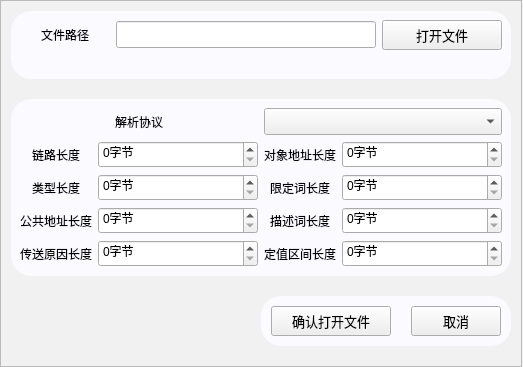
            <widget class="QWidget" name="openPage">
             <property name="styleSheet">
              <string notr="true">#frame_5 {
background-color:#f1f1f1;
}

#frame_6 {
background-color:#fafaff;
border:none;
border-radius:20px;
}

#frame_7 {
background-color:#fafaff;
border:none;
border-radius:20px;
}

#frame_8 {
background-color:#fafaff;
border:none;
border-radius:20px;
}</string>
             </property>
             <layout class="QHBoxLayout" name="horizontalLayout_6">
              <property name="spacing">
               <number>0</number>
              </property>
              <property name="leftMargin">
               <number>0</number>
              </property>
              <property name="topMargin">
               <number>0</number>
              </property>
              <property name="rightMargin">
               <number>1</number>
              </property>
              <property name="bottomMargin">
               <number>0</number>
              </property>
              <item>
               <widget class="QFrame" name="frame_5">
                <property name="styleSheet">
                 <string notr="true"/>
                </property>
                <property name="frameShape">
                 <enum>QFrame::StyledPanel</enum>
                </property>
                <property name="frameShadow">
                 <enum>QFrame::Raised</enum>
                </property>
                <layout class="QVBoxLayout" name="verticalLayout_12">
                 <property name="spacing">
                  <number>20</number>
                 </property>
                 <property name="leftMargin">
                  <number>10</number>
                 </property>
                 <property name="topMargin">
                  <number>10</number>
                 </property>
                 <property name="rightMargin">
                  <number>10</number>
                 </property>
                 <property name="bottomMargin">
                  <number>20</number>
                 </property>
                 <item>
                  <widget class="QFrame" name="frame_6">
                   <property name="maximumSize">
                    <size>
                     <width>16777215</width>
                     <height>120</height>
                    </size>
                   </property>
                   <property name="frameShape">
                    <enum>QFrame::StyledPanel</enum>
                   </property>
                   <property name="frameShadow">
                    <enum>QFrame::Raised</enum>
                   </property>
                   <layout class="QGridLayout" name="gridLayout">
                    <item row="0" column="1">
                     <widget class="QLineEdit" name="lineEdit">
                      <property name="minimumSize">
                       <size>
                        <width>0</width>
                        <height>27</height>
                       </size>
                      </property>
                      <property name="toolTip">
                       <string>选择要打开的报文文件</string>
                      </property>
                      <property name="readOnly">
                       <bool>false</bool>
                      </property>
                     </widget>
                    </item>
                    <item row="0" column="0">
                     <widget class="QLabel" name="label_6">
                      <property name="minimumSize">
                       <size>
                        <width>90</width>
                        <height>0</height>
                       </size>
                      </property>
                      <property name="text">
                       <string>文件路径</string>
                      </property>
                      <property name="alignment">
                       <set>Qt::AlignCenter</set>
                      </property>
                     </widget>
                    </item>
                    <item row="0" column="2">
                     <widget class="QPushButton" name="fileOpenBtn">
                      <property name="minimumSize">
                       <size>
                        <width>120</width>
                        <height>30</height>
                       </size>
                      </property>
                      <property name="maximumSize">
                       <size>
                        <width>16777215</width>
                        <height>16777215</height>
                       </size>
                      </property>
                      <property name="sizeIncrement">
                       <size>
                        <width>0</width>
                        <height>0</height>
                       </size>
                      </property>
                      <property name="font">
                       <font>
                        <pointsize>10</pointsize>
                       </font>
                      </property>
                      <property name="styleSheet">
                       <string notr="true"/>
                      </property>
                      <property name="text">
                       <string>打开文件</string>
                      </property>
                     </widget>
                    </item>
                    <item row="1" column="1">
                     <widget class="QLabel" name="tipLabel">
                      <property name="maximumSize">
                       <size>
                        <width>16777215</width>
                        <height>40</height>
                       </size>
                      </property>
                      <property name="text">
                       <string/>
                      </property>
                      <property name="alignment">
                       <set>Qt::AlignRight|Qt::AlignTop|Qt::AlignTrailing</set>
                      </property>
                     </widget>
                    </item>
                   </layout>
                  </widget>
                 </item>
                 <item>
                  <widget class="QFrame" name="frame_7">
                   <property name="frameShape">
                    <enum>QFrame::StyledPanel</enum>
                   </property>
                   <property name="frameShadow">
                    <enum>QFrame::Raised</enum>
                   </property>
                   <layout class="QGridLayout" name="gridLayout_2">
                    <item row="1" column="3">
                     <widget class="QSpinBox" name="oaLength">
                      <property name="minimumSize">
                       <size>
                        <width>160</width>
                        <height>27</height>
                       </size>
                      </property>
                      <property name="maximumSize">
                       <size>
                        <width>1000</width>
                        <height>27</height>
                       </size>
                      </property>
                      <property name="toolTip">
                       <string>对象地址长度设置</string>
                      </property>
                      <property name="suffix">
                       <string>字节</string>
                      </property>
                     </widget>
                    </item>
                    <item row="3" column="1">
                     <widget class="QSpinBox" name="caLength">
                      <property name="minimumSize">
                       <size>
                        <width>160</width>
                        <height>27</height>
                       </size>
                      </property>
                      <property name="maximumSize">
                       <size>
                        <width>1000</width>
                        <height>27</height>
                       </size>
                      </property>
                      <property name="toolTip">
                       <string>公共地址长度设置</string>
                      </property>
                      <property name="suffix">
                       <string>字节</string>
                      </property>
                     </widget>
                    </item>
                    <item row="1" column="1" alignment="Qt::AlignVCenter">
                     <widget class="QSpinBox" name="linkLength">
                      <property name="minimumSize">
                       <size>
                        <width>160</width>
                        <height>27</height>
                       </size>
                      </property>
                      <property name="maximumSize">
                       <size>
                        <width>1000</width>
                        <height>27</height>
                       </size>
                      </property>
                      <property name="toolTip">
                       <string>链路长度设置</string>
                      </property>
                      <property name="suffix">
                       <string>字节</string>
                      </property>
                      <property name="prefix">
                       <string/>
                      </property>
                     </widget>
                    </item>
                    <item row="3" column="2">
                     <widget class="QLabel" name="label_13">
                      <property name="text">
                       <string>描述词长度</string>
                      </property>
                      <property name="alignment">
                       <set>Qt::AlignCenter</set>
                      </property>
                     </widget>
                    </item>
                    <item row="0" column="0" colspan="2">
                     <widget class="QLabel" name="label_15">
                      <property name="text">
                       <string>解析协议</string>
                      </property>
                      <property name="alignment">
                       <set>Qt::AlignCenter</set>
                      </property>
                     </widget>
                    </item>
                    <item row="1" column="2">
                     <widget class="QLabel" name="label_8">
                      <property name="maximumSize">
                       <size>
                        <width>120</width>
                        <height>16777215</height>
                       </size>
                      </property>
                      <property name="text">
                       <string>对象地址长度</string>
                      </property>
                      <property name="alignment">
                       <set>Qt::AlignCenter</set>
                      </property>
                     </widget>
                    </item>
                    <item row="4" column="1">
                     <widget class="QSpinBox" name="cotLength">
                      <property name="minimumSize">
                       <size>
                        <width>160</width>
                        <height>27</height>
                       </size>
                      </property>
                      <property name="maximumSize">
                       <size>
                        <width>1000</width>
                        <height>27</height>
                       </size>
                      </property>
                      <property name="toolTip">
                       <string>传送原因长度设置</string>
                      </property>
                      <property name="suffix">
                       <string>字节</string>
                      </property>
                     </widget>
                    </item>
                    <item row="2" column="3">
                     <widget class="QSpinBox" name="qualiferLength">
                      <property name="minimumSize">
                       <size>
                        <width>160</width>
                        <height>27</height>
                       </size>
                      </property>
                      <property name="maximumSize">
                       <size>
                        <width>1000</width>
                        <height>27</height>
                       </size>
                      </property>
                      <property name="toolTip">
                       <string>限定词长度设置</string>
                      </property>
                      <property name="suffix">
                       <string>字节</string>
                      </property>
                     </widget>
                    </item>
                    <item row="3" column="0">
                     <widget class="QLabel" name="label_11">
                      <property name="text">
                       <string>公共地址长度</string>
                      </property>
                      <property name="alignment">
                       <set>Qt::AlignCenter</set>
                      </property>
                     </widget>
                    </item>
                    <item row="1" column="0">
                     <widget class="QLabel" name="label_7">
                      <property name="maximumSize">
                       <size>
                        <width>120</width>
                        <height>16777215</height>
                       </size>
                      </property>
                      <property name="text">
                       <string>链路长度</string>
                      </property>
                      <property name="alignment">
                       <set>Qt::AlignCenter</set>
                      </property>
                     </widget>
                    </item>
                    <item row="4" column="2">
                     <widget class="QLabel" name="label_14">
                      <property name="text">
                       <string>定值区间长度</string>
                      </property>
                      <property name="alignment">
                       <set>Qt::AlignCenter</set>
                      </property>
                     </widget>
                    </item>
                    <item row="2" column="0">
                     <widget class="QLabel" name="label_9">
                      <property name="text">
                       <string>类型长度</string>
                      </property>
                      <property name="alignment">
                       <set>Qt::AlignCenter</set>
                      </property>
                     </widget>
                    </item>
                    <item row="4" column="0">
                     <widget class="QLabel" name="label_12">
                      <property name="text">
                       <string>传送原因长度</string>
                      </property>
                      <property name="alignment">
                       <set>Qt::AlignCenter</set>
                      </property>
                     </widget>
                    </item>
                    <item row="4" column="3">
                     <widget class="QSpinBox" name="snLength">
                      <property name="minimumSize">
                       <size>
                        <width>160</width>
                        <height>27</height>
                       </size>
                      </property>
                      <property name="maximumSize">
                       <size>
                        <width>1000</width>
                        <height>27</height>
                       </size>
                      </property>
                      <property name="toolTip">
                       <string>定值区间长度设置</string>
                      </property>
                      <property name="suffix">
                       <string>字节</string>
                      </property>
                     </widget>
                    </item>
                    <item row="3" column="3">
                     <widget class="QSpinBox" name="describerLength">
                      <property name="minimumSize">
                       <size>
                        <width>160</width>
                        <height>27</height>
                       </size>
                      </property>
                      <property name="maximumSize">
                       <size>
                        <width>1000</width>
                        <height>27</height>
                       </size>
                      </property>
                      <property name="toolTip">
                       <string>描述词长度设置</string>
                      </property>
                      <property name="suffix">
                       <string>字节</string>
                      </property>
                     </widget>
                    </item>
                    <item row="0" column="2" colspan="2">
                     <widget class="QComboBox" name="comboBox">
                      <property name="minimumSize">
                       <size>
                        <width>0</width>
                        <height>27</height>
                       </size>
                      </property>
                      <property name="toolTip">
                       <string>选择解析协议</string>
                      </property>
                     </widget>
                    </item>
                    <item row="2" column="2">
                     <widget class="QLabel" name="label_10">
                      <property name="text">
                       <string>限定词长度</string>
                      </property>
                      <property name="alignment">
                       <set>Qt::AlignCenter</set>
                      </property>
                     </widget>
                    </item>
                    <item row="2" column="1">
                     <widget class="QSpinBox" name="typeLength">
                      <property name="minimumSize">
                       <size>
                        <width>160</width>
                        <height>27</height>
                       </size>
                      </property>
                      <property name="maximumSize">
                       <size>
                        <width>1000</width>
                        <height>27</height>
                       </size>
                      </property>
                      <property name="toolTip">
                       <string>类型长度设置</string>
                      </property>
                      <property name="suffix">
                       <string>字节</string>
                      </property>
                     </widget>
                    </item>
                   </layout>
                  </widget>
                 </item>
                 <item alignment="Qt::AlignRight">
                  <widget class="QFrame" name="frame_8">
                   <property name="maximumSize">
                    <size>
                     <width>16777215</width>
                     <height>60</height>
                    </size>
                   </property>
                   <property name="frameShape">
                    <enum>QFrame::StyledPanel</enum>
                   </property>
                   <property name="frameShadow">
                    <enum>QFrame::Raised</enum>
                   </property>
                   <layout class="QHBoxLayout" name="horizontalLayout_8">
                    <property name="spacing">
                     <number>20</number>
                    </property>
                    <property name="leftMargin">
                     <number>10</number>
                    </property>
                    <property name="topMargin">
                     <number>10</number>
                    </property>
                    <property name="rightMargin">
                     <number>10</number>
                    </property>
                    <property name="bottomMargin">
                     <number>10</number>
                    </property>
                    <item>
                     <widget class="QPushButton" name="messageOpenBtn">
                      <property name="minimumSize">
                       <size>
                        <width>120</width>
                        <height>30</height>
                       </size>
                      </property>
                      <property name="font">
                       <font>
                        <pointsize>10</pointsize>
                       </font>
                      </property>
                      <property name="styleSheet">
                       <string notr="true"/>
                      </property>
                      <property name="text">
                       <string>确认打开文件</string>
                      </property>
                     </widget>
                    </item>
                    <item>
                     <widget class="QPushButton" name="cancelBtn">
                      <property name="minimumSize">
                       <size>
                        <width>90</width>
                        <height>30</height>
                       </size>
                      </property>
                      <property name="font">
                       <font>
                        <pointsize>10</pointsize>
                       </font>
                      </property>
                      <property name="styleSheet">
                       <string notr="true"/>
                      </property>
                      <property name="text">
                       <string>取消</string>
                      </property>
                     </widget>
                    </item>
                   </layout>
                  </widget>
                 </item>
                </layout>
               </widget>
              </item>
             </layout>
            </widget>
